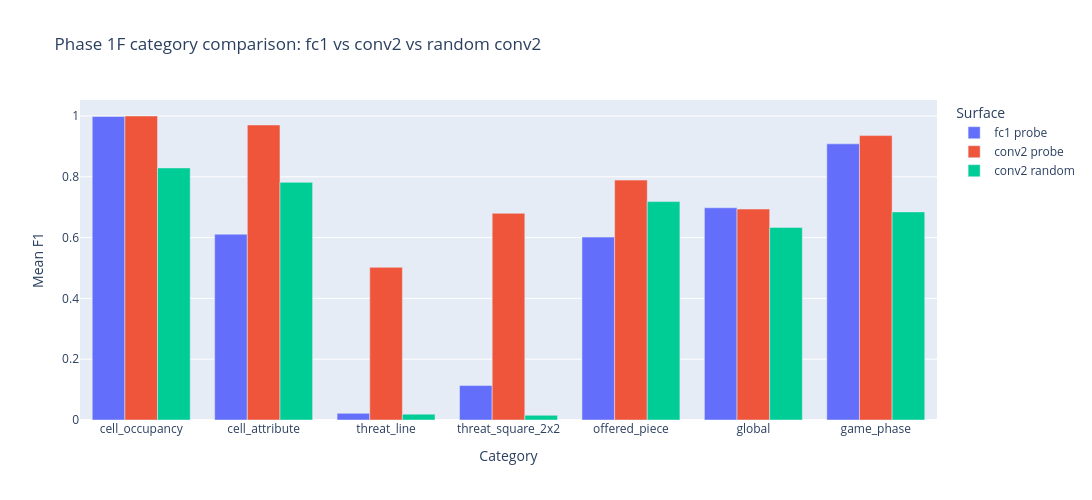
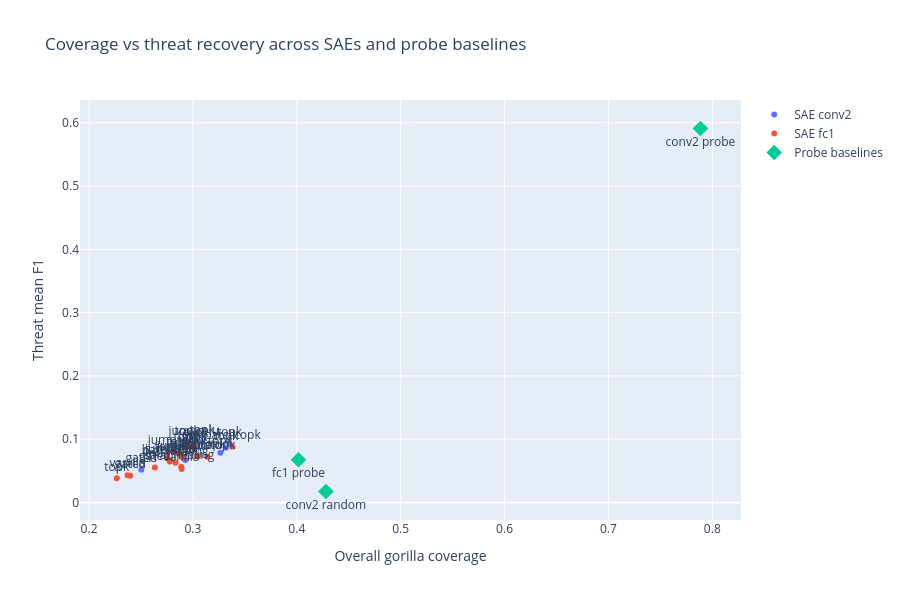

These figures' notebook cell, in order:
### Markdown cell above
## 2. Normalize Metrics and Re-rank Configurations

The original registry ranking is dominated by overall gorilla coverage. After Phase 1F, the unresolved question is specifically **threat recovery at conv2**, so the ranking below adds a threat-focused score:

`phase1f_score = 0.60 * threat_mean + 0.25 * coverage + 0.15 * cell_attribute`

This keeps overall reconstruction in view, but it intentionally gives more weight to the categories whose availability was newly established by the conv2 probe.

### Code cell
sae_runs_by_coverage = sorted(sae_runs, key=lambda row: row["coverage"], reverse=True)
for idx, row in enumerate(sae_runs_by_coverage, start=1):
    row["coverage_rank"] = idx
    row["phase1f_score"] = phase1f_score(row)

sae_runs_by_phase1f = sorted(
    sae_runs, key=lambda row: row["phase1f_score"], reverse=True
)
for idx, row in enumerate(sae_runs_by_phase1f, start=1):
    row["phase1f_rank"] = idx
    row["rank_delta"] = row["coverage_rank"] - row["phase1f_rank"]

reranked_rows = [
    {
        "new_rank": row["phase1f_rank"],
        "old_rank": row["coverage_rank"],
        "delta": row["rank_delta"],
        "run_id": row["run_id"],
        "hook": row["hook"],
        "arch": row["architecture"],
        "coverage": fmt(row["coverage"]),
        "threat_mean": fmt(row["threat_mean"]),
        "cell_attr": fmt(row["cell_attribute"]),
        "phase1f_score": fmt(row["phase1f_score"]),
    }
    for row in sae_runs_by_phase1f
]
display_table(
    reranked_rows, title="SAE runs re-ranked for post-1F priorities", max_rows=12
)

movers_up = sorted(
    (row for row in sae_runs if row["rank_delta"] > 0),
    key=lambda row: row["rank_delta"],
    reverse=True,
)
movers_down = sorted(
    (row for row in sae_runs if row["rank_delta"] < 0),
    key=lambda row: row["rank_delta"],
)

display_table(
    [
        {
            "run_id": row["run_id"],
            "hook": row["hook"],
            "arch": row["architecture"],
            "old_rank": row["coverage_rank"],
            "new_rank": row["phase1f_rank"],
            "delta": row["rank_delta"],
            "threat_mean": fmt(row["threat_mean"]),
        }
        for row in movers_up
    ],
    title="Largest upward movers under the new threat-focused score",
    max_rows=8,
)

display_table(
    [
        {
            "run_id": row["run_id"],
            "hook": row["hook"],
            "arch": row["architecture"],
            "old_rank": row["coverage_rank"],
            "new_rank": row["phase1f_rank"],
            "delta": row["rank_delta"],
            "threat_mean": fmt(row["threat_mean"]),
        }
        for row in movers_down
    ],
    title="Largest downward movers under the new threat-focused score",
    max_rows=8,
)

hook_summary = []
for hook in sorted({row["hook"] for row in sae_runs}):
    subset = [row for row in sae_runs if row["hook"] == hook]
    hook_summary.append(
        {
            "hook": hook,
            "n_runs": len(subset),
            "mean_coverage": fmt(sum(row["coverage"] for row in subset) / len(subset)),
            "mean_threat": fmt(sum(row["threat_mean"] for row in subset) / len(subset)),
            "best_run": max(subset, key=lambda row: row["phase1f_score"])["run_id"],
        }
    )

display_table(hook_summary, title="Hook-level summary after re-ranking")

fig = go.Figure()
fig.add_bar(
    name="fc1 probe",
    x=[row["category"] for row in category_rows],
    y=[fc1_probe["per_category"][row["category"]]["mean_f1"] for row in category_rows],
)
fig.add_bar(
    name="conv2 probe",
    x=[row["category"] for row in category_rows],
    y=[
        conv2_probe["per_category"][row["category"]]["mean_f1"] for row in category_rows
    ],
)
fig.add_bar(
    name="conv2 random",
    x=[row["category"] for row in category_rows],
    y=[
        conv2_random_probe["per_category"][row["category"]]["mean_f1"]
        for row in category_rows
    ],
)
fig.update_layout(
    barmode="group",
    title="Phase 1F category comparison: fc1 vs conv2 vs random conv2",
    xaxis_title="Category",
    yaxis_title="Mean F1",
    legend_title="Surface",
    width=1100,
    height=500,
)
fig.show()

scatter = go.Figure()
for hook in sorted({row["hook"] for row in sae_runs}):
    subset = [row for row in sae_runs if row["hook"] == hook]
    scatter.add_trace(
        go.Scatter(
            x=[row["coverage"] for row in subset],
            y=[row["threat_mean"] for row in subset],
            mode="markers+text",
            name=f"SAE {hook}",
            text=[row["architecture"] for row in subset],
            textposition="top center",
        )
    )
scatter.add_trace(
    go.Scatter(
        x=[
            fc1_probe["overall"]["coverage"],
            conv2_probe["overall"]["coverage"],
            conv2_random_probe["overall"]["coverage"],
        ],
        y=[
            surface_rows[0]["threat_mean"],
            surface_rows[1]["threat_mean"],
            surface_rows[2]["threat_mean"],
        ],
        mode="markers+text",
        name="Probe baselines",
        text=["fc1 probe", "conv2 probe", "conv2 random"],
        textposition="bottom center",
        marker=dict(symbol="diamond", size=12),
    )
)
scatter.update_layout(
    title="Coverage vs threat recovery across SAEs and probe baselines",
    xaxis_title="Overall gorilla coverage",
    yaxis_title="Threat mean F1",
    width=900,
    height=600,
)
scatter.show()

### Figure 1 — Plotly figure (JSON) as saved in the notebook; plotly's stock layout.template omitted (floating-point values rounded to 4 significant figures)
{"data": [{"name": "fc1 probe", "type": "bar", "x": ["cell_occupancy", "cell_attribute", "threat_line", "threat_square_2x2", "offered_piece", "global", "game_phase"], "y": [0.9983, 0.6111, 0.0218, 0.1133, 0.6016, 0.6981, 0.9085]}, {"name": "conv2 probe", "type": "bar", "x": ["cell_occupancy", "cell_attribute", "threat_line", "threat_square_2x2", "offered_piece", "global", "game_phase"], "y": [1, 0.9705, 0.5021, 0.6798, 0.7891, 0.6939, 0.9356]}, {"name": "conv2 random", "type": "bar", "x": ["cell_occupancy", "cell_attribute", "threat_line", "threat_square_2x2", "offered_piece", "global", "game_phase"], "y": [0.829, 0.7818, 0.0192, 0.0155, 0.7184, 0.6336, 0.6846]}], "layout": {"barmode": "group", "height": 500, "legend": {"title": {"text": "Surface"}}, "title": {"text": "Phase 1F category comparison: fc1 vs conv2 vs random conv2"}, "width": 1100, "xaxis": {"title": {"text": "Category"}}, "yaxis": {"title": {"text": "Mean F1"}}}}

### Figure 2 — Plotly figure (JSON) as saved in the notebook; plotly's stock layout.template omitted (floating-point values rounded to 4 significant figures)
{"data": [{"mode": "markers+text", "name": "SAE conv2", "text": ["topk", "jumprelu", "gated", "topk", "topk", "topk", "topk"], "textposition": "top center", "type": "scatter", "x": [0.3352, 0.3009, 0.2503, 0.3089, 0.2928, 0.3264, 0.3317], "y": [0.0927, 0.09375, 0.05155, 0.0957, 0.06705, 0.07865, 0.0864]}, {"mode": "markers+text", "name": "SAE fc1", "text": ["topk", "batchtopk", "batchtopk", "batchtopk", "gated", "gated", "jumprelu", "jumprelu", "p-annealing", "jumprelu", "topk", "topk", "topk", "topk", "topk", "vanilla", "vanilla", "batchtopk", "jumprelu", "p-annealing", "topk", "topk", "topk"], "textposition": "top center", "type": "scatter", "x": [0.2972, 0.3381, 0.2778, 0.3049, 0.2633, 0.2396, 0.2897, 0.2808, 0.2833, 0.2783, 0.2267, 0.3032, 0.2863, 0.2933, 0.3015, 0.237, 0.2891, 0.3138, 0.3038, 0.2888, 0.2944, 0.3014, 0.275], "y": [0.0878, 0.08825, 0.0647, 0.07315, 0.0553, 0.0421, 0.07135, 0.08065, 0.0628, 0.0665, 0.0381, 0.0908, 0.0771, 0.08565, 0.0854, 0.0432, 0.05305, 0.07235, 0.073, 0.0564, 0.09475, 0.0865, 0.06975]}, {"marker": {"size": 12, "symbol": "diamond"}, "mode": "markers+text", "name": "Probe baselines", "text": ["fc1 probe", "conv2 probe", "conv2 random"], "textposition": "bottom center", "type": "scatter", "x": [0.4016, 0.7886, 0.428], "y": [0.06755, 0.5909, 0.01735]}], "layout": {"height": 600, "title": {"text": "Coverage vs threat recovery across SAEs and probe baselines"}, "width": 900, "xaxis": {"title": {"text": "Overall gorilla coverage"}}, "yaxis": {"title": {"text": "Threat mean F1"}}}}
